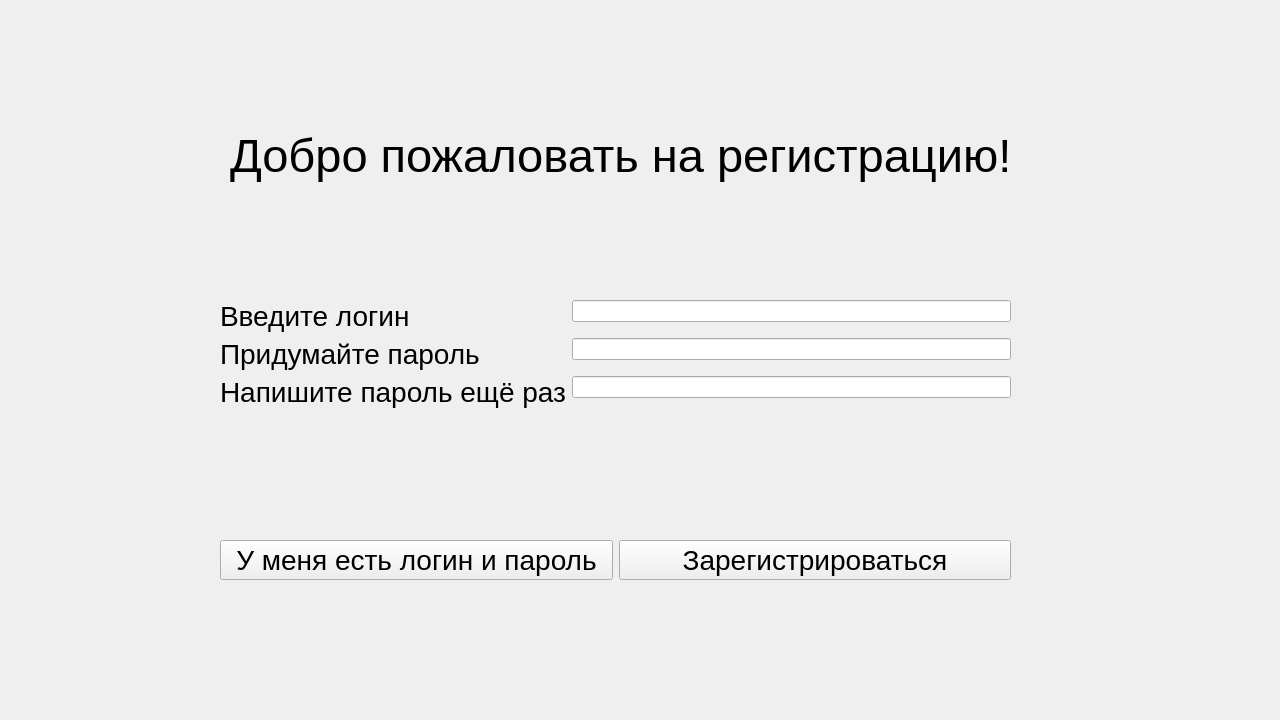
<?xml version="1.0" encoding="UTF-8"?>
<ui version="4.0">
 <class>QRegisterUI</class>
 <widget class="QWidget" name="QRegisterUI">
  <property name="enabled">
   <bool>true</bool>
  </property>
  <property name="geometry">
   <rect>
    <x>0</x>
    <y>0</y>
    <width>1280</width>
    <height>720</height>
   </rect>
  </property>
  <property name="sizePolicy">
   <sizepolicy hsizetype="Fixed" vsizetype="Fixed">
    <horstretch>0</horstretch>
    <verstretch>0</verstretch>
   </sizepolicy>
  </property>
  <property name="contextMenuPolicy">
   <enum>Qt::ContextMenuPolicy::DefaultContextMenu</enum>
  </property>
  <property name="acceptDrops">
   <bool>false</bool>
  </property>
  <property name="windowTitle">
   <string>Регистрация!</string>
  </property>
  <widget class="QWidget" name="formLayoutWidget">
   <property name="geometry">
    <rect>
     <x>220</x>
     <y>300</y>
     <width>791</width>
     <height>131</height>
    </rect>
   </property>
   <layout class="QFormLayout" name="formLayout">
    <item row="0" column="0">
     <widget class="QLabel" name="label">
      <property name="font">
       <font>
        <pointsize>21</pointsize>
       </font>
      </property>
      <property name="text">
       <string>Введите логин</string>
      </property>
     </widget>
    </item>
    <item row="0" column="1">
     <widget class="QLineEdit" name="login"/>
    </item>
    <item row="1" column="0">
     <widget class="QLabel" name="label_3">
      <property name="font">
       <font>
        <pointsize>21</pointsize>
       </font>
      </property>
      <property name="text">
       <string>Придумайте пароль</string>
      </property>
     </widget>
    </item>
    <item row="1" column="1">
     <widget class="QLineEdit" name="password_first"/>
    </item>
    <item row="2" column="0">
     <widget class="QLabel" name="label_2">
      <property name="font">
       <font>
        <pointsize>21</pointsize>
       </font>
      </property>
      <property name="text">
       <string>Напишите пароль ещё раз</string>
      </property>
     </widget>
    </item>
    <item row="2" column="1">
     <widget class="QLineEdit" name="password_second"/>
    </item>
   </layout>
  </widget>
  <widget class="QLabel" name="label_4">
   <property name="geometry">
    <rect>
     <x>230</x>
     <y>80</y>
     <width>811</width>
     <height>151</height>
    </rect>
   </property>
   <property name="font">
    <font>
     <pointsize>35</pointsize>
    </font>
   </property>
   <property name="text">
    <string>Добро пожаловать на регистрацию!</string>
   </property>
  </widget>
  <widget class="QWidget" name="horizontalLayoutWidget">
   <property name="geometry">
    <rect>
     <x>220</x>
     <y>520</y>
     <width>791</width>
     <height>80</height>
    </rect>
   </property>
   <layout class="QHBoxLayout" name="horizontalLayout">
    <item>
     <widget class="QPushButton" name="btn_login">
      <property name="font">
       <font>
        <pointsize>21</pointsize>
       </font>
      </property>
      <property name="text">
       <string>У меня есть логин и пароль</string>
      </property>
     </widget>
    </item>
    <item>
     <widget class="QPushButton" name="btn_reg">
      <property name="font">
       <font>
        <pointsize>21</pointsize>
       </font>
      </property>
      <property name="text">
       <string>Зарегистрироваться</string>
      </property>
     </widget>
    </item>
   </layout>
  </widget>
  <widget class="QLabel" name="text_error">
   <property name="enabled">
    <bool>true</bool>
   </property>
   <property name="geometry">
    <rect>
     <x>150</x>
     <y>620</y>
     <width>941</width>
     <height>61</height>
    </rect>
   </property>
   <property name="font">
    <font>
     <family>Segoe UI</family>
     <pointsize>18</pointsize>
     <bold>true</bold>
    </font>
   </property>
   <property name="layoutDirection">
    <enum>Qt::LayoutDirection::LeftToRight</enum>
   </property>
   <property name="autoFillBackground">
    <bool>false</bool>
   </property>
   <property name="text">
    <string/>
   </property>
  </widget>
 </widget>
 <resources/>
 <connections/>
</ui>
